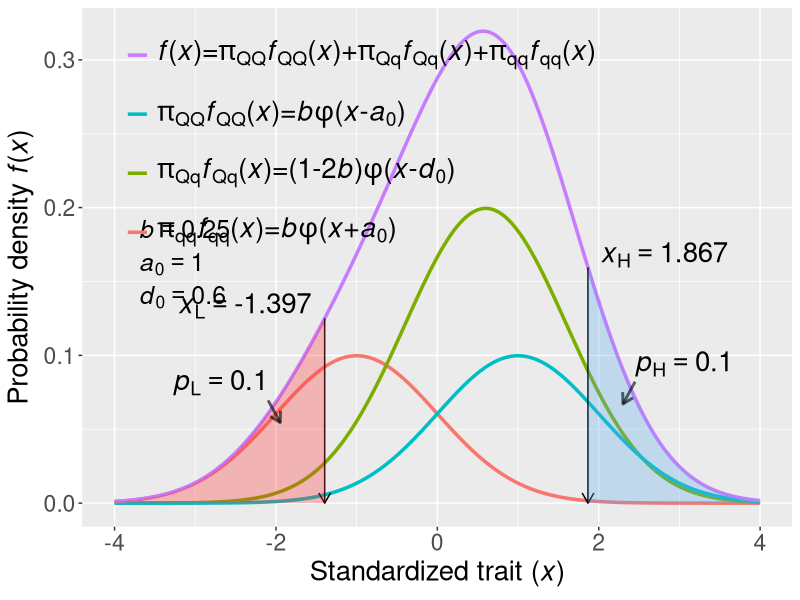
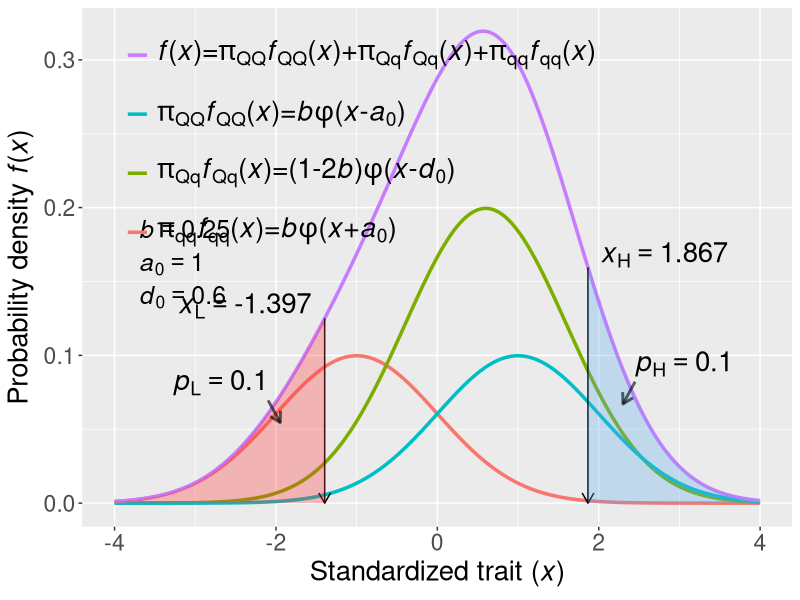

The R script that drew these images, in order:
library(ggplot2)
library(RColorBrewer)
library(reshape2)

# global
a0 <- 1.0
d0 <- 0.6
b  <- 0.25
pL <- 0.1
pH <- 1 - 0.1

# global options for calculating cut point
STEP  <- 1;
THETA <- 1E-10;

########################################################
## functions: bi-search cut point
########################################################
#
cal_selection_proportion <- function(b, a, d, x0){
  p <- b*pnorm(x0-a) + (1-2*b)*pnorm(x0-d) + b*pnorm(x0+a);
  return(p);
}

#
bisearch_cut_point <- function(b, a, d, p0){
  L <- -2;
  R <- 2;
  #
  pl <- cal_selection_proportion(b, a, d, L);
  while( (pl-p0) > 0 ){
    L <- L-STEP;
    pl<- cal_selection_proportion(b, a, d, L);
  }
  
  #
  pr <- cal_selection_proportion(b, a, d, R);
  while( (pr-p0) < 0 ){
    R <- R+STEP;
    pr<- cal_selection_proportion(b, a, d, R);
  }
  #
  x0<- (L+R)/2;
  p <- cal_selection_proportion(b, a, d, x0);
  #print(paste(L,pl,R,pr,x0,p));
  #
  while( abs(p-p0)>THETA*p0 ){
    if( (p-p0)<0 ) L<-x0;
    if( (p-p0)>0 ) R<-x0;
    x0 <- (L+R)/2;
    p <- cal_selection_proportion(b, a, d, x0);
    #print(paste(L,pl,R,pr,x0,p));
  }
  return(x0);
}

cal_y1 <- function(x, a0, d0){
  b/(sqrt(2*pi)*exp((x+a0)^2/2) )
}

cal_y2 <- function(x, a0, d0){
  (1-2*b)/(sqrt(2*pi)*exp((x-d0)^2/2) )
}

cal_y3 <- function(x, a0, d0){
  b/(sqrt(2*pi)*exp((x-a0)^2/2) )
}

cal_fx <- function(x, a0, d0){
  cal_y1(x, a0, d0) + cal_y2(x, a0, d0) + cal_y3(x, a0, d0)
}
########################################################
## main
########################################################
#
x <- seq(-4, 4, by = 0.001)

#
#y1 <- b/(sqrt(2*pi)*exp((x+a0)^2/2) )       # qq
#y2 <- (1-2*b)/(sqrt(2*pi)*exp((x-d0)^2/2) ) # Qq
#y3 <- b/(sqrt(2*pi)*exp((x-a0)^2/2) )       # QQ
y1 <- cal_y1(x, a0, d0)
y2 <- cal_y2(x, a0, d0)
y3 <- cal_y3(x, a0, d0)

#
dat <- data.frame(y1, y2, y3)
dat <- cbind(x, dat, fx = rowSums(dat) )

xL <- bisearch_cut_point(b, a0, d0, pL)
xH <- bisearch_cut_point(b, a0, d0, pH)
sum(dat$fx[dat$x<xL])/sum(dat$fx)
sum(dat$fx[dat$x>xH])/sum(dat$fx)

yL <- cal_y1(xL,a0,d0) + cal_y2(xL,a0,d0) + cal_y3(xL,a0,d0)
yH <- cal_y1(xH,a0,d0) + cal_y2(xH,a0,d0) + cal_y3(xH,a0,d0)

#
#plot(x = dat$x, y = dat$fx,
#     type = "l", lwd = 2, col = "red",
#     xlab = "x",
#     ylab = "f(x)",
#     panel.first = grid()
#)
#points(x = dat$x, y = dat$y1, type = "l", lwd = 2, lty = 2, col = "blue")
#points(x = dat$x, y = dat$y2, type = "l", lwd = 2, lty = 2, col = "green")
#points(x = dat$x, y = dat$y3, type = "l", lwd = 2, lty = 2, col = "orange")
#abline(v = xL)
#abline(v = xH)

#
#CLR <- c("firebrick1", "forestgreen", "darkviolet", "dodgerblue4")
#p <- ggplot(data = dat, aes(x = x, y = fx) ) + geom_line(color = "firebrick1", lwd = 1.5)
#p <- p + geom_line(data = dat, aes(x = x, y = y1), color = "forestgreen", lwd = 1.2, lty = 2)
#p <- p + geom_line(data = dat, aes(x = x, y = y2), color = "darkviolet", lwd = 1.2, lty = 2)
#p <- p + geom_line(data = dat, aes(x = x, y = y3), color = "dodgerblue4", lwd = 1.2, lty = 2)
#p

# reshape data
melt_data <- melt(
  data = dat, 
  id.vars = "x", # "Standardized trait (x)"
  variable.name = "distribution", # , 
  value.name = "y", # "Probability density (y)", 
  measure.vars = c("y1", "y2", "y3", "fx")
)


p <- ggplot(data = melt_data, aes(x, y) ) + geom_line(size = 1.2, linetype = "solid", aes(color = distribution))
# title and labels
#p <- p + ggtitle("Mixture distribution") + theme(plot.title = element_text(hjust = 0.5, size = rel(2)) )
p <- p + xlab(expression (paste("Standardized trait (", italic("x"),")", sep = "") ) )
p <- p + ylab(expression (paste("Probability density ",italic(f), "(", italic(x), ")", sep = "") ) )
p <- p + theme(axis.title = element_text(size = rel(1.8) ), axis.text = element_text(size = rel(1.5)) )

# text
#p <- p + annotate("text", x = min(dat$x), y = max(dat$fx), hjust = 0, vjust = 1, label = "Set:")
eqn_b  <- as.character( as.expression(substitute(italic("b")==b, list(b = b) ) ) )
p <- p + annotate("text", x = min(dat$x)+0.3, y = max(dat$fx)*0.60, hjust = 0, vjust = 1, label = eqn_b, parse = TRUE, size = 6.3 )
eqn_a0 <- as.character( as.expression(substitute(italic("a")[0]==a0, list(a0 = a0) ) ) )
p <- p + annotate("text", x = min(dat$x)+0.3, y = max(dat$fx)*0.53, hjust = 0, vjust = 1, label = eqn_a0, parse = TRUE, size = 6.3 )
eqn_d0 <- as.character( as.expression(substitute(italic("d")[0]==d0, list(d0 = d0) ) ) )
p <- p + annotate("text", x = min(dat$x)+0.3, y = max(dat$fx)*0.46, hjust = 0, vjust = 1, label = eqn_d0, parse = TRUE, size = 6.3 )

# legend
lab.y3 <- expression(paste(pi[QQ], italic(f)[QQ], "(",italic(x),")=", italic(b), italic(phi), "(", italic(x), "-", italic(a)[0], ")", sep = "") )
lab.y2 <- expression(paste(pi[Qq], italic(f)[Qq], "(",italic(x),")=(", "1-2", italic(b), ")", italic(phi), "(", italic(x), "-", italic(d)[0], ")", sep = "") )
lab.y1 <- expression(paste(pi[qq], italic(f)[qq], "(",italic(x),")=", italic(b), italic(phi), "(", italic(x), "+", italic(a)[0], ")", sep = "") )
lab.fx <- expression(paste(italic(f), "(",italic(x),")=", pi[QQ], italic(f)[QQ], "(",italic(x),")+", pi[Qq], italic(f)[Qq], "(",italic(x),")+", pi[qq], italic(f)[qq], "(",italic(x),")", sep = "") )
#p <- p + scale_colour_discrete(name = "Distribution curve:", breaks = c("fx", "y3", "y2", "y1"), labels = c(lab.fx, lab.y3, lab.y2, lab.y1) )
p <- p + scale_colour_discrete(name = NULL,  
                               breaks = c("fx", "y3", "y2", "y1"), 
                               labels = c(lab.fx, lab.y3, lab.y2, lab.y1) )
#p <- p + geom_point(data = data.frame(xx=c(0, 0, 0), parameters=c("bb", "aa", "dd"), yy=c(0, 0, 0)), aes(x=xx, y=yy, fill = parameters), alpha = 0.001 ) 
#eqn_b  <- substitute(paste(italic("b")=="", b, sep = ""), list(b=b) )
#eqn_a0 <- substitute(paste(italic("a")[0]=="", a0, sep = ""), list(a0=a0) )
#eqn_d0 <- substitute(paste(italic("d")[0]=="", d0, sep = ""), list(d0=d0) )
#p <- p + scale_fill_discrete(name = "Parameters:", breaks = c("bb", "aa", "dd"), labels = c(eqn_b, eqn_a0, eqn_d0) )
#p <- p + scale_fill_discrete(name = NULL, breaks = c("bb", "aa", "dd"), labels = c(eqn_b, eqn_a0, eqn_d0) )

# theme of legend
p <- p + theme(legend.position = c(0.05,0.98), legend.justification = c(0,1) )
#p <- p + theme(legend.background = element_rect(fill = "white", color = "black") )
p <- p + theme(legend.background = element_blank() )
p <- p + theme(legend.text = element_text(size = rel(1.8) ), legend.title = element_text(size = rel(1.5) ) )
#p <- p + theme(legend.key = element_rect(fill = NA) )
p <- p + theme(legend.key = element_blank() )
p <- p + theme(legend.key.height = unit(1.5, "cm"), legend.text.align = 0)

#
eqn_xL <- as.character( as.expression(substitute(italic("x")["L"]==xL, list(xL = sprintf("%.3f",xL) ) ) ) )
p <- p + annotate("text", x = xL, y = yL, hjust = 1.1, vjust = 0, label = eqn_xL, parse = TRUE, size = 7 )
eqn_xH <- as.character( as.expression(substitute(italic("x")["H"]==xH, list(xH = sprintf("%.3f",xH) ) ) ) )
p <- p + annotate("text", x = xH, y = yH, hjust = -0.1, vjust = 0, label = eqn_xH, parse = TRUE, size = 7 )
# draw arrow
p <- p + annotate("segment", x = xL, xend = xL, y = yL, yend = 0, arrow = arrow(length = unit(0.3, "cm") ), color = "black", size = 0.5)
p <- p + annotate("segment", x = xH, xend = xH, y = yH, yend = 0, arrow = arrow(length = unit(0.3, "cm") ), color = "black", size = 0.5)

# draw area
data_xL <- data.frame(x = seq(min(dat$x), xL, by = 0.001))
data_xL$y <- cal_fx(data_xL$x, a0, d0)
p <- p + geom_area(data = data_xL, aes(x, y), fill = "firebrick1", alpha = 0.3)

data_xH <- data.frame(x = seq(xH, max(dat$x), by = 0.001))
data_xH$y <- cal_fx(data_xH$x, a0, d0)
p <- p + geom_area(data = data_xH, aes(x, y), fill = "steelblue2", alpha = 0.3)
#
#fx_area <- function(min, max, a0, d0){
#  function(x){
#    y <- cal_fx(xx, a0, d0)
#    y[x<min | x>max] <- NA
#    return(y)
#  }
#}
#p <- p + stat_function(data = ,fun = fx_area(min(dat$x), xL, a0, d0), geom = "area", fill = "firebrick", alpha = 0.25 )
#p <- p + stat_function(fun = fx_area(xH, max(dat$x), a0, d0), geom = "area", fill = "steelblue", alpha = 0.25 )
#p <- p + stat_function(fun = fx_area(xL, xH, a0, d0), geom = "area", fill = "forestgreen", alpha = 0.1)

#
xpL <- xL - (xL-min(dat$x))/4
ypL <- cal_y1(xpL, a0, d0) + cal_y2(xpL, a0, d0) + cal_y3(xpL, a0, d0)
xpH <- xH + (max(dat$x)-xH)/4
ypH <- cal_y1(xpH, a0, d0) + cal_y2(xpH, a0, d0) + cal_y3(xpH, a0, d0)
#
eqn_pL <- as.character( as.expression(substitute(italic("p")["L"]==pL, list(pL = pL ) ) ) )
eqn_pH <- as.character( as.expression(substitute(italic("p")["H"]==pH, list(pH = 1-pH ) ) ) )
p <- p + annotate("text", x = xpL-0.05, y = ypL+0.008, hjust = 1, vjust = 0, label = eqn_pL, parse = TRUE, size = 7 )
p <- p + annotate("text", x = xpH+0.05, y = ypH+0.008, hjust = 0, vjust = 0, label = eqn_pH, parse = TRUE, size = 7 )
p <- p + annotate("segment", x = xpL-0.05, xend = xpL+0.1, y = ypL+0.005, yend = ypL-0.01, arrow = arrow(length = unit(0.3, "cm") ), color = "black", size = 1, alpha = 0.6)
p <- p + annotate("segment", x = xpH+0.05, xend = xpH-0.1, y = ypH+0.005, yend = ypH-0.01, arrow = arrow(length = unit(0.3, "cm") ), color = "black", size = 1, alpha = 0.6)
#p <- p + annotate("text", x = min(dat$x), y = max(dat$fx)*0.68, hjust = 0, vjust = 1, label = eqn_pL, parse = TRUE )
#p <- p + annotate("text", x = min(dat$x), y = max(dat$fx)*0.60, hjust = 0, vjust = 1, label = eqn_pH, parse = TRUE )

#
#p <- p + annotate("text", x = min(dat$x)+1, y = max(dat$fx), hjust = 0, vjust = 1, label = "Solve:" )
#p <- p + annotate("text", x = min(dat$x)+1, y = max(dat$fx)*0.92, hjust = 0, vjust = 1, label = eqn_xL, parse = TRUE )
#p <- p + annotate("text", x = min(dat$x)+1, y = max(dat$fx)*0.84, hjust = 0, vjust = 1, label = eqn_xH, parse = TRUE )

# draw
p

# save
file_tiff <- paste("mixture_distribution_b_is_", b, "_a0_is_", a0, "_d0_is_", d0, ".tiff", sep = "")
ggsave(file_tiff, width = 12, height = 8, device = "tiff", dpi = 900, compression = "lzw")



